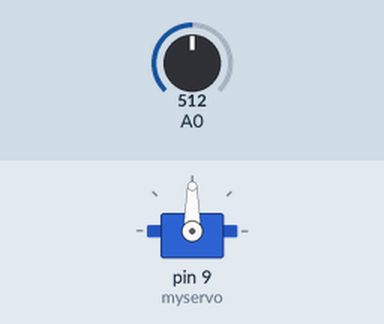
Bench run of a sketch on a simulated Arduino Uno, built with avr-gcc and run on an emulated ATmega328P. Shown: servo. The inputs (shaded band) are chosen by the test bench; at power-on: A0 = 512.

Above: at 1.2 s.
1.3 s: A0 set to 990
2.8 s: A0 set to 1011
At 3.8 s:
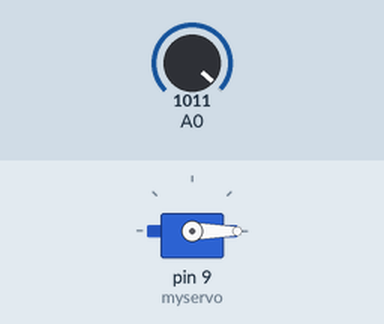
5.8 s: A0 set to 900
At 5.8 s:
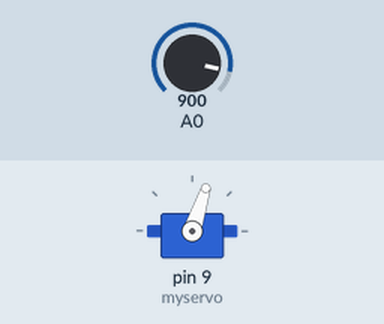
7.3 s: A0 set to 1023
At 7.66 s:
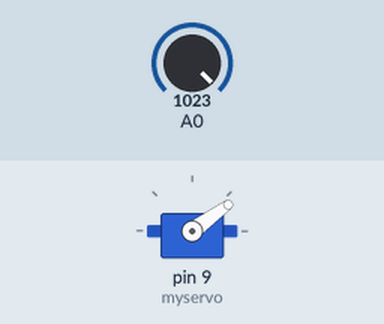
Timing chart, 0 to 11.3 s (numbered marks = the images above; inputs shaded):
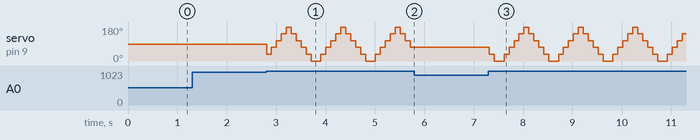

Measured:
- the behaviour switches between 1002 and 1003 on A0 (found by bisection; images 0 and 1)
- after the input at 1.3 s, every drawn part: stays the same
- after the input at 2.8 s, servo on pin 9 (myservo): 90° → 36° at once, then repeats every 1.1 s: 72° 0.10 s, 108° 0.10 s, 144° 0.10 s, 180° 0.10 s, 144° 0.10 s, 108° 0.10 s, 72° 0.10 s, 36° 0.10 s, 0° 0.20 s, 36° 0.10 s
- after the input at 5.8 s, servo on pin 9 (myservo): stops changing and stays 72°
- after the input at 7.3 s, servo on pin 9 (myservo): 72° → 36° at once, then repeats every 1.1 s: 0° 0.20 s, 36° 0.10 s, 72° 0.10 s, 108° 0.10 s, 144° 0.10 s, 180° 0.10 s, 144° 0.10 s, 108° 0.10 s, 72° 0.10 s, 36° 0.10 s

The sketch:

Fan_Speed_Controlling_using_Clap_Sound.ino
```cpp
/* Code devloped by Jayasurya Obbu on behalf of Immortal Electronics */
/* This code is open-source */
/* Any doubts regarding code, just mail to jay@immortalelectronics.in (or) hello@jayasurya.me */
/* Dated 30 Mar 2018 */
/* Download the Header Files from the root folder */

/* Including Header Files */
#include <Servo.h>

/* Creating Object Instances */
Servo myservo;

/* Declaring Variables */
int clapcount = 0;

/* Setup Function */
void setup()
{
  Serial.begin(9600);
  myservo.attach(9);
}

/* Loop Function */
void loop()
{
  int soundReading = analogRead(A0);
  int sound = map(soundReading, 0, 1023, 0, 100);
  if(sound > 97)
  {
    clapcount++;
  }
  switch (clapcount)
  {
    case 1:
      myservo.write(36);
      break;
    case 2:
      myservo.write(72);
      break;
    case 3:
      myservo.write(108);
      break;
    case 4:
      myservo.write(144);
      break;
    case 5:
      myservo.write(180);
      break;
    case 6:
      myservo.write(144);
      break;
    case 7:
      myservo.write(108);
      break;
    case 8:
      myservo.write(72);
      break;
    case 9:
      myservo.write(36);
      break;
    case 10:
      myservo.write(0);
      break;
    default:
      clapcount = 0;
      break;
  }
  delay(100);
}
```
